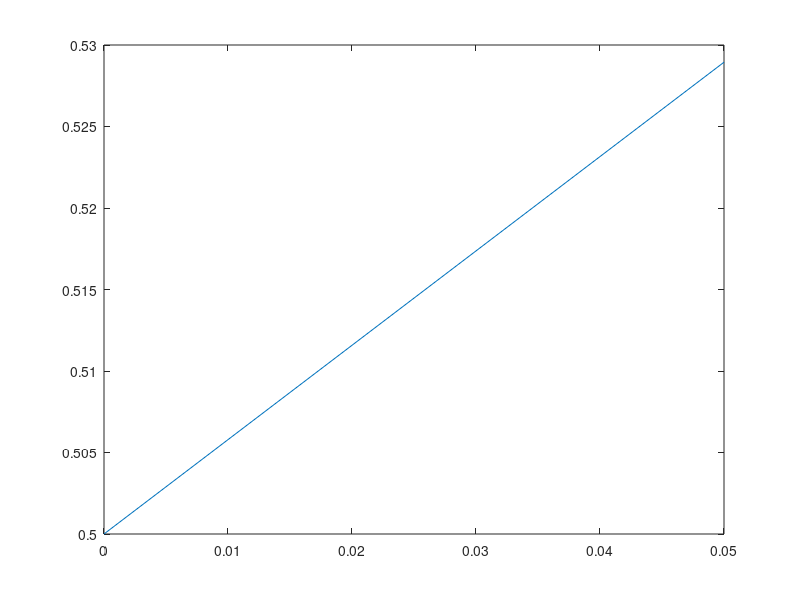

Write the MATLAB code that produced this figure.
%% Quiz Example
f=@(x,y) x*cos(x)+y;

x(1)=0;
y(1)=0.5;

n=1;
xf=0.05;
dx=(xf-x(1))/n;

for i=1:n
    x(i+1)=x(i)+dx; %#ok<*SAGROW>
    fz=@(yp1) -yp1+y(i)+dx*f(x(i+1),yp1);
    y(i+1)=fzero(fz, y(i), optimset('Display', 'off'));
end

plot(x, y)